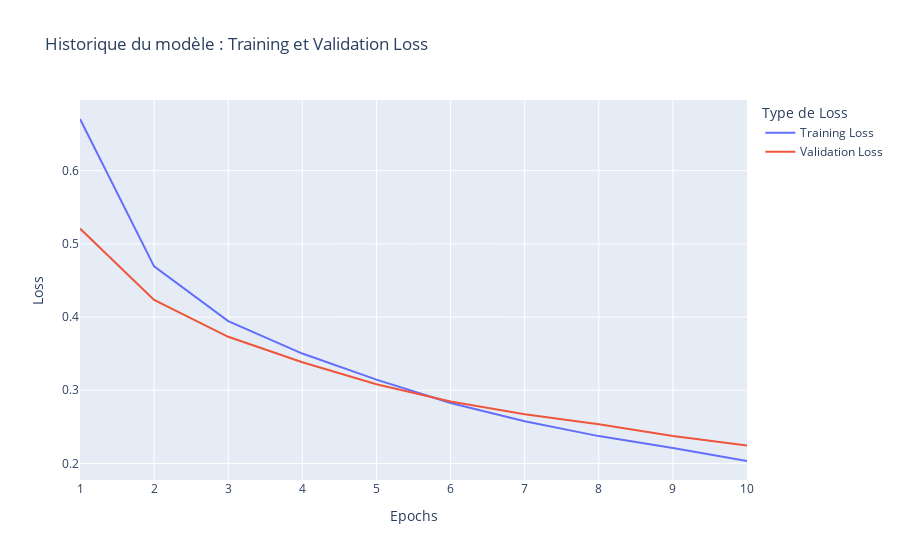
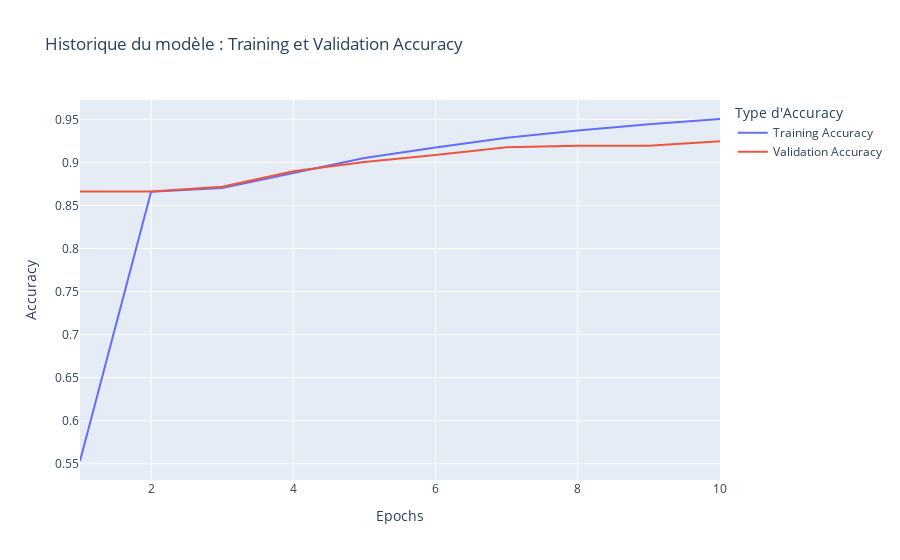

The cell these charts' notebook holds for them, in order:
### Code cell
# Extract data from history
history_dict = history_rnn.history
acc = history_dict['binary_accuracy']
val_acc = history_dict['val_binary_accuracy']
loss = history_dict['loss']
val_loss = history_dict['val_loss']

# Create a DataFrame for plotting
epochs = range(1, len(acc) + 1)
df_loss = pd.DataFrame({'Epochs': epochs, 'Training Loss': loss, 'Validation Loss': val_loss})
df_acc = pd.DataFrame({'Epochs': epochs, 'Training Accuracy': acc, 'Validation Accuracy': val_acc})

# Plot loss
fig_loss = px.line(df_loss, x='Epochs', y=['Training Loss', 'Validation Loss'],
                   title='Historique du modèle : Training et Validation Loss',
                   labels={'value': 'Loss', 'variable': 'Type de Loss'})
fig_loss.show()

# Plot accuracy
fig_acc = px.line(df_acc, x='Epochs', y=['Training Accuracy', 'Validation Accuracy'],
                  title='Historique du modèle : Training et Validation Accuracy',
                  labels={'value': 'Accuracy', 'variable': 'Type d\'Accuracy'})
fig_acc.show()

### Figure 1 — Plotly figure (JSON) as saved in the notebook; plotly's stock layout.template omitted (floating-point values rounded to 4 significant figures)
{"data": [{"hovertemplate": "Type de Loss=Training Loss<br>Epochs=%{x}<br>Loss=%{y}<extra></extra>", "legendgroup": "Training Loss", "line": {"color": "#636efa", "dash": "solid"}, "marker": {"symbol": "circle"}, "mode": "lines", "name": "Training Loss", "orientation": "v", "showlegend": true, "type": "scatter", "x": [1, 2, 3, 4, 5, 6, 7, 8, 9, 10], "xaxis": "x", "y": [0.6706, 0.4693, 0.3944, 0.3501, 0.3145, 0.2827, 0.2576, 0.2373, 0.221, 0.2033], "yaxis": "y"}, {"hovertemplate": "Type de Loss=Validation Loss<br>Epochs=%{x}<br>Loss=%{y}<extra></extra>", "legendgroup": "Validation Loss", "line": {"color": "#EF553B", "dash": "solid"}, "marker": {"symbol": "circle"}, "mode": "lines", "name": "Validation Loss", "orientation": "v", "showlegend": true, "type": "scatter", "x": [1, 2, 3, 4, 5, 6, 7, 8, 9, 10], "xaxis": "x", "y": [0.521, 0.4234, 0.373, 0.3381, 0.3082, 0.2845, 0.2673, 0.2535, 0.2376, 0.2246], "yaxis": "y"}], "layout": {"legend": {"title": {"text": "Type de Loss"}, "tracegroupgap": 0}, "title": {"text": "Historique du modèle : Training et Validation Loss"}, "xaxis": {"anchor": "y", "domain": [0, 1], "title": {"text": "Epochs"}}, "yaxis": {"anchor": "x", "domain": [0, 1], "title": {"text": "Loss"}}}}

### Figure 2 — Plotly figure (JSON) as saved in the notebook; plotly's stock layout.template omitted (floating-point values rounded to 4 significant figures)
{"data": [{"hovertemplate": "Type d'Accuracy=Training Accuracy<br>Epochs=%{x}<br>Accuracy=%{y}<extra></extra>", "legendgroup": "Training Accuracy", "line": {"color": "#636efa", "dash": "solid"}, "marker": {"symbol": "circle"}, "mode": "lines", "name": "Training Accuracy", "orientation": "v", "showlegend": true, "type": "scatter", "x": [1, 2, 3, 4, 5, 6, 7, 8, 9, 10], "xaxis": "x", "y": [0.5533, 0.8661, 0.8703, 0.8876, 0.9051, 0.9174, 0.9287, 0.9372, 0.9444, 0.9504], "yaxis": "y"}, {"hovertemplate": "Type d'Accuracy=Validation Accuracy<br>Epochs=%{x}<br>Accuracy=%{y}<extra></extra>", "legendgroup": "Validation Accuracy", "line": {"color": "#EF553B", "dash": "solid"}, "marker": {"symbol": "circle"}, "mode": "lines", "name": "Validation Accuracy", "orientation": "v", "showlegend": true, "type": "scatter", "x": [1, 2, 3, 4, 5, 6, 7, 8, 9, 10], "xaxis": "x", "y": [0.8664, 0.8664, 0.8717, 0.8897, 0.9004, 0.9085, 0.9175, 0.9193, 0.9193, 0.9247], "yaxis": "y"}], "layout": {"legend": {"title": {"text": "Type d'Accuracy"}, "tracegroupgap": 0}, "title": {"text": "Historique du modèle : Training et Validation Accuracy"}, "xaxis": {"anchor": "y", "domain": [0, 1], "title": {"text": "Epochs"}}, "yaxis": {"anchor": "x", "domain": [0, 1], "title": {"text": "Accuracy"}}}}
